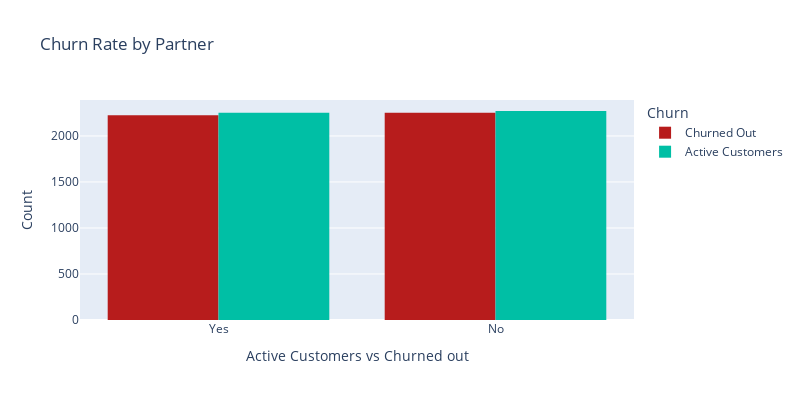

Write notebook code for a chart like this one.
### Code cell
#Partner
fig = px.histogram(df_copy,
                   x='Partner',
                   color='Churn',
                   title='Churn Rate by Partner',
                   barmode='group',
                   color_discrete_sequence=[churned_out_color,active_customers_color],)

fig.update_layout(xaxis_title='Active Customers vs Churned out', yaxis_title='Count', width=800, height=400)
fig.show()

### Figure 1 — Plotly figure (JSON) as saved in the notebook; plotly's stock layout.template omitted (floating-point values rounded to 4 significant figures; data arrays with more than 128 entries replaced by an {"elided": "..."} marker saying what was removed)
{"data": [{"alignmentgroup": "True", "bingroup": "x", "hovertemplate": "Churn=Churned Out<br>Partner=%{x}<br>count=%{y}<extra></extra>", "legendgroup": "Churned Out", "marker": {"color": "#B71C1C", "pattern": {"shape": ""}}, "name": "Churned Out", "offsetgroup": "Churned Out", "orientation": "v", "showlegend": true, "type": "histogram", "x": {"elided": "5020 str values"}, "xaxis": "x", "yaxis": "y"}, {"alignmentgroup": "True", "bingroup": "x", "hovertemplate": "Churn=Active Customers<br>Partner=%{x}<br>count=%{y}<extra></extra>", "legendgroup": "Active Customers", "marker": {"color": "#00BFA5", "pattern": {"shape": ""}}, "name": "Active Customers", "offsetgroup": "Active Customers", "orientation": "v", "showlegend": true, "type": "histogram", "x": {"elided": "4980 str values"}, "xaxis": "x", "yaxis": "y"}], "layout": {"barmode": "group", "height": 400, "legend": {"title": {"text": "Churn"}, "tracegroupgap": 0}, "title": {"text": "Churn Rate by Partner"}, "width": 800, "xaxis": {"anchor": "y", "domain": [0, 1], "title": {"text": "Active Customers vs Churned out"}}, "yaxis": {"anchor": "x", "domain": [0, 1], "title": {"text": "Count"}}}}
